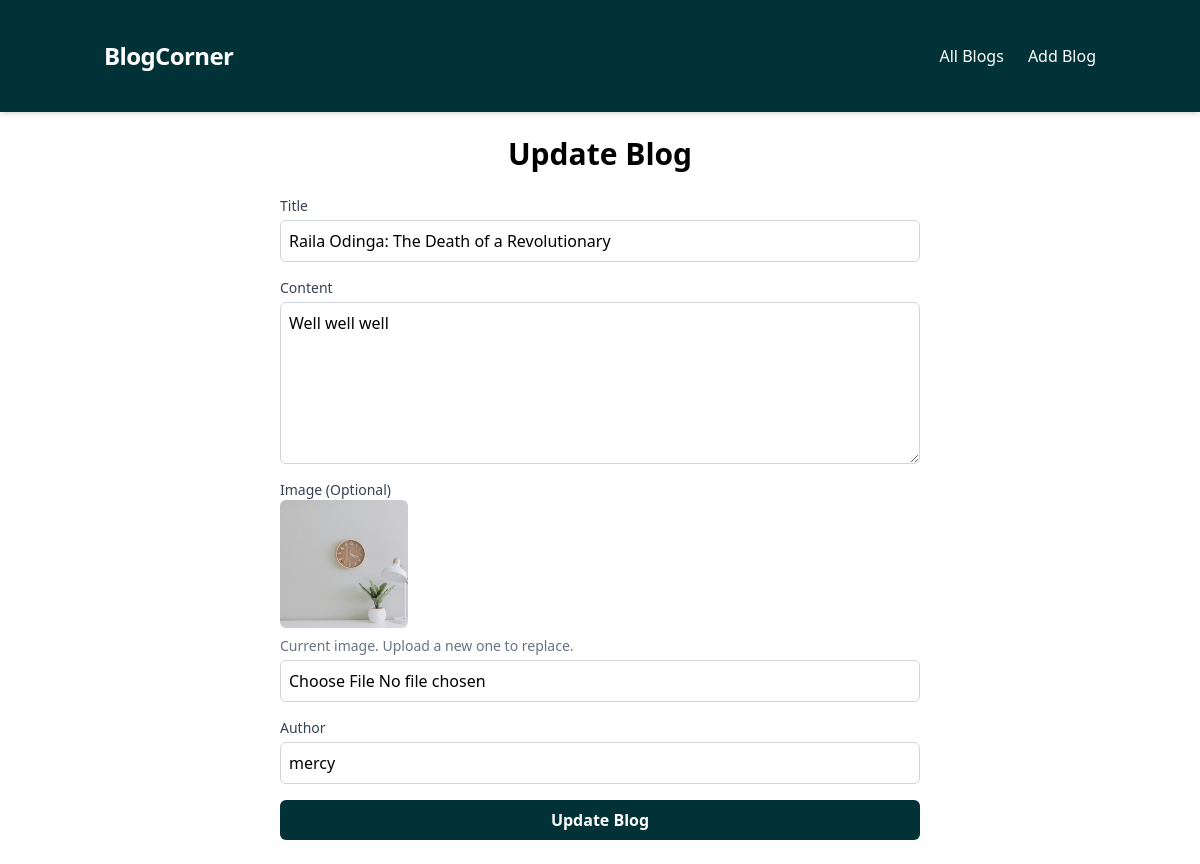
The app's page /update-blog/8/ with its own data.
### crud_app/models.py (models this page shows, shortened)
class Blog(models.Model):
    title = models.CharField(max_length=100)
    content = models.TextField()
    image=models.ImageField(upload_to='images/',null=True,blank=True)
    author = models.CharField(max_length=50)
    created_at = models.DateTimeField(auto_now_add=True)

### crud_app/views.py (the view, shortened to what this page needs)
# urls.py: path('update-blog/<int:id>/', update_blog, name='update-blog'),
def update_blog(request, id):
    blog = get_object_or_404(Blog, id=id)
    context={'blog': blog}
    return render(request, 'update-blog.html', context)

### crud_app/templates/update-blog.html (shortened to what this page needs)
{% extends 'base.html' %}
{% load static %}
{% block content %}
<h1 class="text-3xl font-bold mb-6 text-center">Update Blog</h1>
<div class="container mx-auto px-4 max-w-2xl">
  <form method="post" enctype="multipart/form-data" class="space-y-4">
    <div>
      <label for="title" class="block text-sm font-medium text-gray-700">Title</label>
      <input type="text" name="title" id="title" value="{{ blog.title }}" required class="mt-1 block w-full border border-gray-300 rounded-md p-2 focus:ring-blue-500 focus:border-blue-500">
    </div>
    <div>
      <label for="content" class="block text-sm font-medium text-gray-700">Content</label>
      <textarea name="content" id="content" required class="mt-1 block w-full border border-gray-300 rounded-md p-2 focus:ring-blue-500 focus:border-blue-500" rows="6">{{ blog.content }}</textarea>
    </div>
    <div>
      <label for="image" class="block text-sm font-medium text-gray-700">Image (Optional)</label>
      {% if blog.image %}
        <img src="{{ blog.image.url }}" alt="{{ blog.title }}" class="w-32 h-32 object-cover rounded-md mb-2">
        <p class="text-sm text-gray-500">Current image. Upload a new one to replace.</p>
      {% endif %}
      <input type="file" name="image" id="image" accept="image/*" class="mt-1 block w-full border border-gray-300 rounded-md p-2">
    </div>
    <div>
      <label for="author" class="block text-sm font-medium text-gray-700">Author</label>
      <input type="text" name="author" id="author" value="{{ blog.author }}" required class="mt-1 block w-full border border-gray-300 rounded-md p-2 focus:ring-blue-500 focus:border-blue-500">
    </div>
    <button type="submit" class="w-full bg-[#013237] text-white font-semibold py-2 rounded-md hover:bg-[#013237] transition-colors">Update Blog</button>
  </form>
</div>
{% endblock %}

### records on screen
Blog: title "Raila Odinga: The Death of a Revolutionary", content "Well well well", image (picture), author "mercy"
